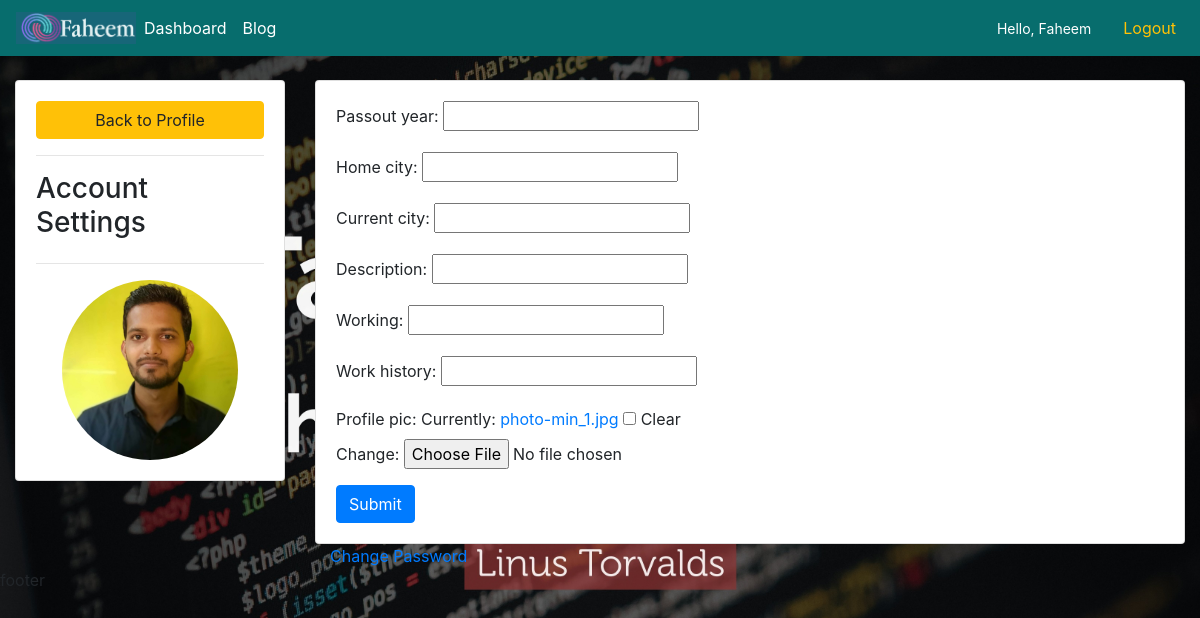
The app's page /settings/ (signed in) with its own data.
### UserModule/models.py (models this page shows, shortened)
class User(AbstractBaseUser):
    email = models.EmailField(unique = True, max_length= 160)
    full_name = models.CharField(max_length = 160)
    is_active = models.BooleanField(default = False)
    is_staff = models.BooleanField(default = False)
    is_admin = models.BooleanField(default = False)
    join_date = models.DateTimeField(auto_now_add = True)
    USERNAME_FIELD = 'email'
    REQUIRED_FIELDS = ['full_name']
    objects = UserManager()
    def get_short_name(self):
        return self.full_name.split(' ')[0]

class Profile(models.Model):
    user = models.OneToOneField(User, on_delete = models.CASCADE, blank = True, null = True)
    passout_year = models.IntegerField(null = True, blank = True)
    home_city = models.CharField(max_length = 120, null = True, blank = True)
    current_city = models.CharField(max_length = 120, null = True, blank = True)
    description = models.CharField(max_length = 120, null = True, blank = True)
    working = models.CharField(max_length = 120, null = True, blank = True)
    work_history = models.CharField(max_length = 120, null = True, blank = True)
    profile_pic = models.ImageField(default = 'profile1.png', null = True, blank = True)

### UserModule/views.py (the view)
# urls.py: path('settings/', views.User_Profile_settings, name = "User_Profile_settings"),
@login_required(login_url = 'loginPage')
def User_Profile_settings(request):
    user = request.user.profile
    form = UserProfileForm(instance = user)
    if request.method == 'POST':
        form = UserProfileForm(request.POST,request.FILES, instance = user)
        if form.is_valid():
            form.save()
            return redirect('User_Profile_settings')
    context = {'form': form}
    return render(request, 'UserModule/userprofilesettings.html', context)

### UserModule/forms.py
class UserProfileForm(forms.ModelForm):
    class Meta:
        model =  Profile
        fields = '__all__'
        exclude = ['user']

### UserModule/templates/UserModule/userprofilesettings.html (shortened to what this page needs)
{% extends 'UserModule/base.html' %}
{% load static%}
{% block content %}
<br>
<div class="row">
    <div class="col-md-3">
        <div class="card card-body">
            <a href="{% url 'home' %}" class="btn btn-warning">Back to Profile</a>
            <hr>
            <h3 class="text-align-center">Account Settings</h3>
            <hr>
            {%if request.user.profile.profile_pic%}
                <img src="{{request.user.profile.profile_pic.url}}" alt="" class="profile-pic">
            {%else%}
                <img src="{% static '/images/profile1.png'%}" alt="" class="profile-pic">
            {%endif%}
        </div>
    </div>
    <div class="col-md-9">
        <div class="card card-body">
            <form action="" method="post" enctype = 'multipart/form-data'>
                {{form.as_p}}
                <input class="btn btn-primary" type="submit" value="Submit" name="">
            </form>
        </div>
    <div class="col-md-3">
       <div class = "text-center"></div> <a href="{% url 'reset_password' %}">Change Password</a></div>
    </div>
    </div>
</div>
{% endblock %}

### UserModule/templates/UserModule/navbar.html (shortened to what this page needs)
{% load static %}
<link rel="stylesheet" href="{% static '/css/bootstrap.min.css'%}">
<link rel="stylesheet" href="{% static '/css/main.css'%}">
<nav class="navbar navbar-expand-lg">
  <img id="img" src="{% static '/images/log.jpg' %}" alt="">
    <div class="collapse navbar-collapse" id="navbarNav">
      <ul class="navbar-nav ">
        <li class="nav-item active">
          <a class="nav-link text-white" href="{% url 'home' %}">Dashboard<span class="sr-only">(current)</span></a>
        </li>
        <li class="nav-item active">
          <a class="nav-link text-white" href="{% url 'blog-home' %}">Blog<span class="sr-only">(current)</span></a>
        </li>
      </ul>
    </div>
    <span class="text-white text-capitalize px-4" id="hello-msg">Hello, {{request.user.get_short_name}} </span>
    <span><a class = 'text-warning px-2' href="{% url 'logoutUser' %}">Logout</a></span>
  </nav>

### static/css/main.css (style rules this page uses)
body { background: url('./bg.jpg') no-repeat center center fixed; -webkit-background-size: cover; -moz-background-size: cover; background-size: cover; -o-background-size: cover; }
.profile-pic { min-width: 150px; min-height: 180px; max-width: 200px; max-height: 180px; margin: 0 auto; border-radius: 50%; }
#img { width: 120px; height: 32px; }

### UserModule/templates/UserModule/navbar.html (style rules this page uses)
nav { background: #076d6d; }
#hello-msg { font-size: 14px; }

### records on screen
User: user.get_short_name "Faheem", user.profile.profile_pic (picture)
